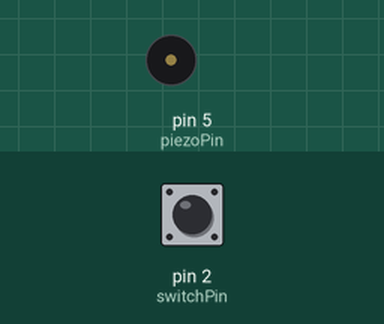
Recording of a sketch running on a simulated Arduino Uno, built with avr-gcc and run on an emulated ATmega328P. On the bench: buzzer (waves = sounding). The inputs (shaded band) are chosen by the test bench; at power-on: pin 2 (switchPin) LOW.

Above: at 4.3 s.
4.4 s: pin 2 (switchPin) pulled HIGH for 3.2 s
At 5.4 s:
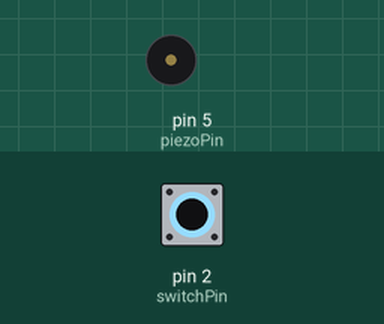
12.1 s: pin 2 (switchPin) pulled HIGH for 1 s
At 19.2 s:
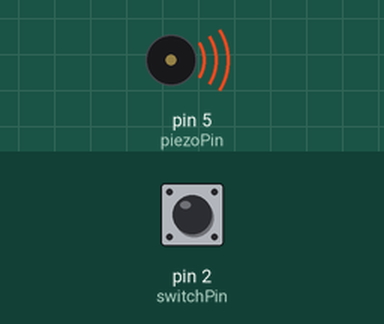
Timing chart, 0 to 25.1 s (numbered marks = the images above; inputs shaded):
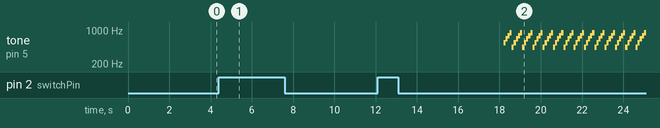

The sketch:

Project08_03.ino
```cpp
//alarm/timer

// named constant for the switch pin
const int switchPin = 2;
const int piezoPin = 5;

unsigned long currentTime, timer = 5000;
unsigned long prevTime = 0; // store the last time an LED was updated
int switchState = 0; // the current switch state
int prevSwitchState = 0; // the previous switch state
int frequency, snoozed;

void setup() {
  Serial.begin(9600);
  // set the tilt switch pin as input
  pinMode(switchPin, INPUT);

  // store the time since the Arduino started running in a variable
  prevTime = millis();
}

void loop() {
  currentTime = millis();
  switchState = digitalRead(switchPin);
  if (currentTime - prevTime > timer) {
    //sounds the alarm
    frequency+=110;
    frequency%=550;
    tone(piezoPin, frequency + snoozed*110, 250);
  }
  if (switchState != prevSwitchState){
    //tilt switch is toggled (snooze)
    prevTime = currentTime; //reset timer
    prevSwitchState = switchState;
    snoozed++;
  }
  delay(100);
}
```

Measured:
- after the input at 4.4 s, tone on pin 5 (piezoPin): stops changing and stays silent
